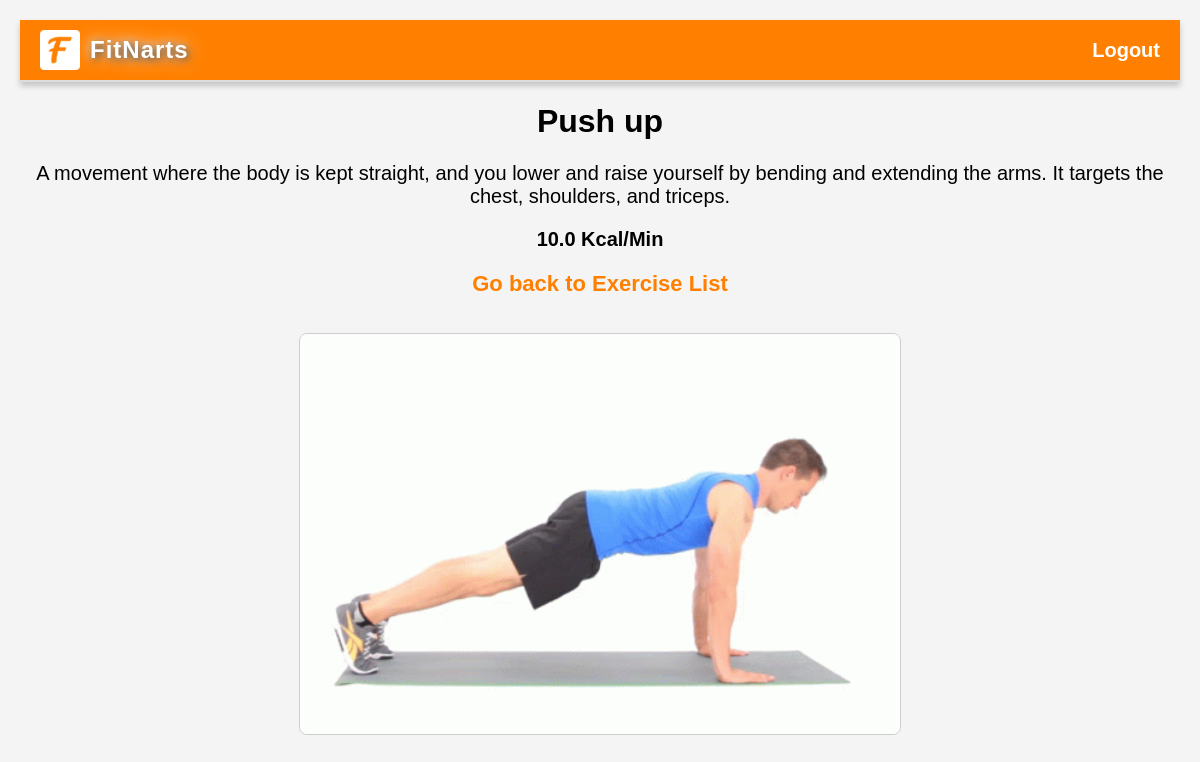
Screenshot of /exercise/59/ (signed in) with the database file from the repository.
### exercise/models.py (models this page shows, shortened)
class Exercise(models.Model):
    user = models.ForeignKey(User, on_delete = models.CASCADE, null=True, blank=True)
    title = models.CharField(max_length = 30, unique=True)
    description = models.CharField(max_length = 500, unique=True)
    cals_per_minute = models.FloatField(null=True, blank=True)
    created_at = models.DateTimeField(auto_now_add = True)
    image = models.ImageField(upload_to='images/', null=True, blank=True, default='images/no_image.png')
    is_default = models.BooleanField(default=False)

### exercise/views.py (the view)
# urls.py: path('<int:pk>/', views.exercise_detail, name='exercise_detail'), # exercise/<int:pk>/'yı değiştirdim exercise/exercise/23 oluyordu, artık exercise/23 oluyor
@login_required
def exercise_detail(request, pk):
    exercise = Exercise.objects.filter(id = pk).first() # , user = request.user kaldırdım yoksa user request ediyor gözükmüyor
    if not exercise:  # Exercise yoksa kullanıcıyı ana sayfaya yönlendir
        messages.error(request, 'Exercise not found.')
        return redirect('home')
    return render(request, 'exercise/exercise_detail.html', {'exercise': exercise})

### exercise/templates/exercise/exercise_detail.html
{% extends 'base/main.html' %}
{% load static %}
{% block content %}
    <h1 id="exercise_detail_title">{{ exercise.title }}</h1>
    <p id="exercise_detail_description">{{ exercise.description }}</p>
    <p id="exercise_detail_kcal">{{ exercise.cals_per_minute }} Kcal/Min</p>
    <a href="{% url 'exercise_list' %}" id="go_back_exercise_list">Go back to Exercise List</a>
    <br>
    <br>
    <br>
    {% if exercise.image %}
        <img src="{{ exercise.image.url }}" alt="Exercise Image" id="exercise_image_gif">
    {% else %}
        <img src="{% static 'images/no_image.png' %}" alt="Default Image" id="default_exercise_image">
    {% endif %}
{% endblock %}

### static/css/main.css (style rules this page uses)
body { margin: 0; font-family: 'Arial', sans-serif; text-align: center; }

### static/css/exercise_detail.css (style rules this page uses)
#exercise_detail_title { color: black; font-size: 32px; font-weight: bold; text-decoration: none; }
#exercise_detail_description { color: black; font-size: 20px; text-decoration: none; word-wrap: break-word; overflow-wrap: break-word; white-space: normal; }
#exercise_detail_kcal { color: black; font-size: 20px; font-weight: bold; text-decoration: none; }
#go_back_exercise_list { color: #FF8000; font-size: 22px; font-weight: bold; text-decoration: none; }
#exercise_image_gif { width: 600px; height: 400px; border: 1px solid #ccc; border-radius: 8px; }
body { font-family: Arial, sans-serif; background-color: #f4f4f4; margin: 0; padding: 20px; }

### rows the page displays
Exercise: title "Push up", description "A movement where the body is kept straight, and you lower and raise yourself by bending and extending the arms. It targets the chest, shoulders, and triceps.", cals_per_minute "10.0", image (picture)
